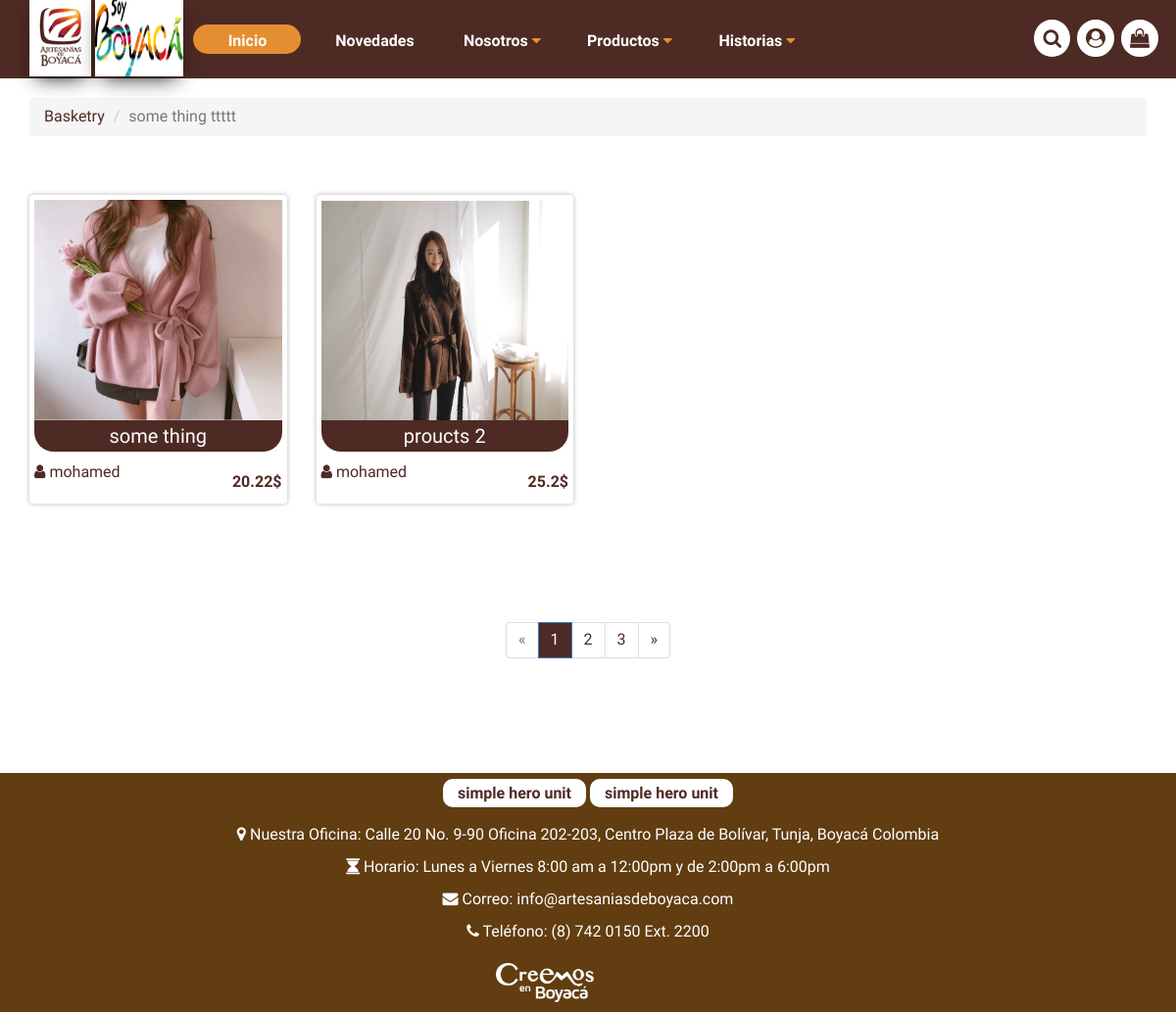
/products/subcategory/1/, run on the app's committed database.
### products/models.py (models this page shows, shortened)
class Category(Model):
    name = models.CharField(max_length=35, help_text=_("Name"), verbose_name=_("Name"))
    description = models.TextField(help_text=_("Description"), verbose_name=_("Description"))
    image = models.ImageField(help_text=_("Image"), verbose_name=_("Image"))
    created_at = models.DateTimeField(auto_now_add=True, help_text=_("Created At"), verbose_name=_("Created At"))
    modified_at = models.DateTimeField(auto_now=True, help_text=_("Modified At"), verbose_name=_("Modified At"))
    class Meta:
        verbose_name = _("Category")
        verbose_name_plural = _("Categories")

class SubCategory(Model):
    category = models.ForeignKey(Category, related_name="subcategories", on_delete=models.SET_NULL, null=True, help_text=_("Category"), verbose_name=_("Category"))
    name = models.CharField(max_length=50, help_text=_("Name"), verbose_name=_("Name"))
    image = models.ImageField(help_text=_("Image"), verbose_name=_("Image"))
    description = models.TextField(help_text=_("Description"), verbose_name=_("Description"))
    created_at = models.DateTimeField(auto_now_add=True, help_text=_("Created At"), verbose_name=_("Created At"))
    modified_at = models.DateTimeField(auto_now=True, help_text=_("Modified At"), verbose_name=_("Modified At"))
    class Meta:
        verbose_name = _("Sub Category")
        verbose_name_plural = _("Sub Categories")

class Product(Model):
    sub_category = models.ForeignKey(SubCategory, related_name="subcategory_products", on_delete=models.SET_NULL, null=True, help_text=_("Sub Category"), verbose_name=_("Sub Category"))
    seller = models.ForeignKey(Seller, related_name="seller_products", on_delete=models.SET_NULL, null=True, help_text=_("Seller"), verbose_name=_("Seller"))
    name = models.CharField(max_length=50, help_text=_("Name"), verbose_name=_("Name"))
    description = models.TextField(help_text=_("Description"), verbose_name=_("Description"))
    price = models.FloatField(help_text=_("Price"), verbose_name=_("Price"))
    created_at = models.DateTimeField(auto_now_add=True, help_text=_("Created At"), verbose_name=_("Created At"))
    modified_at = models.DateTimeField(auto_now=True, help_text=_("Modified At"), verbose_name=_("Modified At"))
    class Meta:
        verbose_name = _("Product")
        verbose_name_plural = _("Products")

class ProductImage(Model):
    product = models.ForeignKey(Product, related_name="images", on_delete=models.CASCADE, help_text=_("Product"), verbose_name=_("Product"))
    image = models.ImageField(help_text=_("Image"), verbose_name=_("Image"))
    order = models.IntegerField(help_text=_("Order"), verbose_name=_("Order"))
    alt_text = models.CharField(max_length=100, help_text=_("Alt Text"), verbose_name=_("Alt Text"))
    created_at = models.DateTimeField(auto_now_add=True, help_text=_("Created At"), verbose_name=_("Created At"))
    modified_at = models.DateTimeField(auto_now=True, help_text=_("Modified At"), verbose_name=_("Modified At"))
    class Meta:
        verbose_name = _("Product Image")
        verbose_name_plural = _("Product Images")

### userprofile/models.py (models this page shows, shortened)
class Seller(Model):
    user = models.OneToOneField(User, on_delete=models.CASCADE, help_text=_("User"), verbose_name=_("User"))
    name = models.CharField(max_length=50, help_text=_("Name"), verbose_name=_("Name"))
    longitude = models.DecimalField(max_digits=9, decimal_places=6, null=True, blank=True, help_text=_("Longitude"), verbose_name=_("Longitude"))
    latitude = models.DecimalField(max_digits=9, decimal_places=6, null=True, blank=True, help_text=_("Latitude"), verbose_name=_("Latitude"))
    city = models.ForeignKey(City, on_delete=models.SET_NULL, null=True, blank=True, help_text=_("City"), verbose_name=_("City"))
    address = models.TextField(help_text=_("Address"), verbose_name=_("Address"))
    avatar = models.ImageField(help_text=_("Avatar"), verbose_name=_("Avatar"))
    description = models.TextField(help_text=_("Description"), verbose_name=_("Description"))
    rate = models.FloatField(default=0.0, help_text=_("Rate"), verbose_name=_("Rate"))
    number_of_rates = models.IntegerField(default='0', help_text=_("Number"), verbose_name=_("Number"))
    phone_number = models.CharField(max_length=20, help_text=_("Phone Number"), verbose_name=_("Phone Number"))
    created_at = models.DateTimeField(auto_now_add=True, help_text=_("Created At"), verbose_name=_("Created At"))
    modified_at = models.DateTimeField(auto_now=True, help_text=_("Modified At"), verbose_name=_("Modified At"))
    class Meta:
        verbose_name = _("Seller")
        verbose_name_plural = _("Sellers")

### products/views.py (the view)
# urls.py: path('subcategory/<int:pk>/', products_view, name='subcategory'),
def products_view(request, pk):
    categories = Category.objects.all()
    subcategory = SubCategory.objects.filter(id=pk)[0]
    products = subcategory.subcategory_products.all()
    paginator = Paginator(products, 2)
    page = request.GET.get('page')
    products = paginator.get_page(page)
    context = {
        "category": subcategory.category,
        "subcategory": subcategory,
        "categories": categories,
        'products': products
    }
    return render(request, 'products/products.html', context)

### products/templates/products/products.html (shortened to what this page needs)
{% extends 'start/base.html' %}
{% load static %}
{% block extrainhead %}
<link rel="stylesheet" href={% static "/start/css/style-pages.css" %}>
{% endblock %}
{%block content%}
<div class="page-proudcts">
        <div class="container">
            <ol class="breadcrumb">
                <li><a href="{% url 'products:category' category.id %}">{{category.name}}</a></li>
                <li class="active">{{subcategory.name}}</li>
            </ol>
             <div class="row">
                 {% for product in products %}
                <div class="col-md-3">
                    <div class="proudct">
                        <a href="{% url 'products:product' product.id %}">
                            <div class="img-proudct">
                                <img class="img-responsive" src={{product.images.all.0.image.url}} alt="">
                            </div>
                            <h4>{{product.name}}</h4>
                            <span class="pull-left"><a href="seller/{{product.seller.id}}/"><i class="fa fa-user"></i> {{product.seller.user.username}}</a></span>
                            <span class="pull-right">{{product.price}}$</span>
                        </a>
                    </div>
                </div>
                 {% endfor %}
            </div>
            </div>
            <nav class="text-center" style="margin-top: 61px;" aria-label="...">
              <div class="pagination">
    <span class="step-links">
        <div class="pagination">
    <span class="step-links">
        {% if products.has_other_pages %}
  <ul class="pagination">
    {% if products.has_previous %}
      <li><a href="?page={{ products.previous_page_number }}">&laquo;</a></li>
    {% else %}
      <li class="disabled"><span>&laquo;</span></li>
    {% endif %}
    {% for i in products.paginator.page_range %}
      {% if products.number == i %}
        <li class="active"><span>{{ i }} <span class="sr-only">(current)</span></span></li>
      {% else %}
        <li><a href="?page={{ i }}">{{ i }}</a></li>
      {% endif %}
    {% endfor %}
    {% if products.has_next %}
      <li><a href="?page={{ products.next_page_number }}">&raquo;</a></li>
    {% else %}
      <li class="disabled"><span>&raquo;</span></li>
    {% endif %}
  </ul>
{% endif %}
    </span>
</div>
    </span>
</div>
            </nav>
        </div>
{%endblock%}

### start/static/start/css/normlize.css (style rules this page uses)
html { line-height: 1.15; -ms-text-size-adjust: 100%; -webkit-text-size-adjust: 100%; }
body { margin: 0; }
article, aside, footer, header, nav, section { display: block; }
img { border-style: none; }

### start/static/start/css/style.css (style rules this page uses)
body { margin: 0; padding: 0; font-size: 16px; background: url(../img/Artboard.png); background-color: #fff; color: #4e2a24; font-family: 'Exo', sans-serif; }

### start/static/start/css/style-pages.css (style rules this page uses)
.proudct, .sellers-page, .vendors, .card { padding-top: 100px; }
.page-proudcts { padding-top: 100px; padding-bottom: 50px; }
.page-proudcts .proudct { width: 100%; height: 315PX; padding: 5px; margin-top: 40px; border-radius: 4px; background-color: #fff; box-shadow: 0 0 4PX 1PX #ccc; }
.page-proudcts .proudct .img-proudct { height: 225px; width: 100%; }
.page-proudcts .proudct .img-proudct img { height: 100%; width: 100%; }
.page-proudcts .proudct h4 { text-align: center; font-size: 20px; background-color: #4e2a24; color: #fff; margin-top: 0; padding: 5px; border-radius: 0 0 20px 20px; }
.page-proudcts .proudct span { font-size: 16px; font-weight: 600; margin-top: 10PX; }
.pagination>li>a, .pagination>li>span { color: #4e2a24; }
.pagination>.active>a, .pagination>.active>a:focus, .pagination>.active>a:hover, .pagination>.active>span, .pagination>.active>span:focus, .pagination>.active>span:hover { background-color: #4e2a24; color: #fff; }

### data on the page
Category: name "Basketry"
SubCategory: name "some thing ttttt"
Product: images.all.0.image (picture), name "some thing", seller.user.username "mohamed", price "20.22"
Product: images.all.0.image (picture), name "proucts 2", seller.user.username "mohamed", price "25.2"

### other printed values
{{ i }} "1"
{{ i }} "2" "3"
